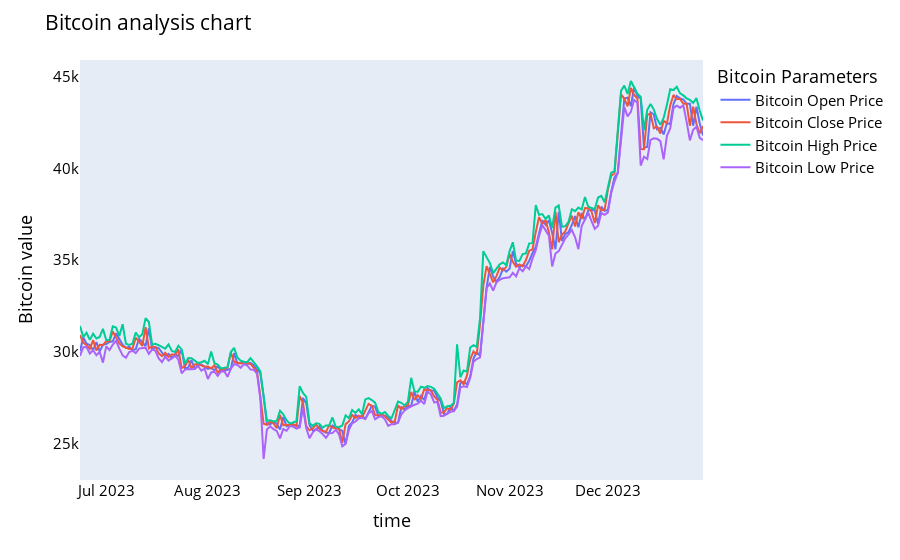

The notebook cell this image was saved under:
### Code cell
names = cycle(['Bitcoin Open Price','Bitcoin Close Price','Bitcoin High Price','Bitcoin Low Price'])

fig = px.line(y_2023, x=y_2023.time, y=[y_2023['open'], y_2023['close'],
                                          y_2023['high'], y_2023['low']],
             labels={'Date': 'time','value':'Bitcoin value'})
fig.update_layout(title_text='Bitcoin analysis chart', font_size=15, font_color='black',legend_title_text='Bitcoin Parameters')
fig.for_each_trace(lambda t:  t.update(name = next(names)))
fig.update_xaxes(showgrid=False)
fig.update_yaxes(showgrid=False)

fig.show()

### Figure 1 — Plotly figure (JSON) as saved in the notebook; plotly's stock layout.template omitted (floating-point values rounded to 4 significant figures; data arrays with more than 128 entries replaced by an {"elided": "..."} marker saying what was removed)
{"data": [{"hovertemplate": "variable=open<br>time=%{x}<br>Bitcoin value=%{y}<extra></extra>", "legendgroup": "open", "line": {"color": "#636efa", "dash": "solid"}, "marker": {"symbol": "circle"}, "mode": "lines", "name": "Bitcoin Open Price", "orientation": "v", "showlegend": true, "type": "scatter", "x": {"elided": "191 str values"}, "xaxis": "x", "y": {"elided": "191 float values"}, "yaxis": "y"}, {"hovertemplate": "variable=close<br>time=%{x}<br>Bitcoin value=%{y}<extra></extra>", "legendgroup": "close", "line": {"color": "#EF553B", "dash": "solid"}, "marker": {"symbol": "circle"}, "mode": "lines", "name": "Bitcoin Close Price", "orientation": "v", "showlegend": true, "type": "scatter", "x": {"elided": "191 str values"}, "xaxis": "x", "y": {"elided": "191 float values"}, "yaxis": "y"}, {"hovertemplate": "variable=high<br>time=%{x}<br>Bitcoin value=%{y}<extra></extra>", "legendgroup": "high", "line": {"color": "#00cc96", "dash": "solid"}, "marker": {"symbol": "circle"}, "mode": "lines", "name": "Bitcoin High Price", "orientation": "v", "showlegend": true, "type": "scatter", "x": {"elided": "191 str values"}, "xaxis": "x", "y": {"elided": "191 float values"}, "yaxis": "y"}, {"hovertemplate": "variable=low<br>time=%{x}<br>Bitcoin value=%{y}<extra></extra>", "legendgroup": "low", "line": {"color": "#ab63fa", "dash": "solid"}, "marker": {"symbol": "circle"}, "mode": "lines", "name": "Bitcoin Low Price", "orientation": "v", "showlegend": true, "type": "scatter", "x": {"elided": "191 str values"}, "xaxis": "x", "y": {"elided": "191 float values"}, "yaxis": "y"}], "layout": {"font": {"color": "black", "size": 15}, "legend": {"title": {"text": "Bitcoin Parameters"}, "tracegroupgap": 0}, "margin": {"t": 60}, "title": {"text": "Bitcoin analysis chart"}, "xaxis": {"anchor": "y", "domain": [0, 1], "showgrid": false, "title": {"text": "time"}}, "yaxis": {"anchor": "x", "domain": [0, 1], "showgrid": false, "title": {"text": "Bitcoin value"}}}}
